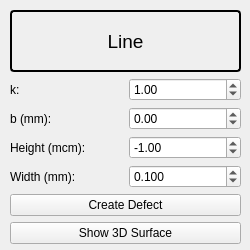
<?xml version="1.0" encoding="UTF-8"?>
<ui version="4.0">
 <class>Form</class>
 <widget class="QWidget" name="Form">
  <property name="geometry">
   <rect>
    <x>0</x>
    <y>0</y>
    <width>250</width>
    <height>250</height>
   </rect>
  </property>
  <property name="minimumSize">
   <size>
    <width>250</width>
    <height>250</height>
   </size>
  </property>
  <property name="maximumSize">
   <size>
    <width>250</width>
    <height>250</height>
   </size>
  </property>
  <property name="windowTitle">
   <string>Line</string>
  </property>
  <widget class="QWidget" name="layoutWidget">
   <property name="geometry">
    <rect>
     <x>10</x>
     <y>10</y>
     <width>231</width>
     <height>234</height>
    </rect>
   </property>
   <layout class="QVBoxLayout" name="verticalLayout_2">
    <item>
     <widget class="QLabel" name="label_7">
      <property name="font">
       <font>
        <pointsize>14</pointsize>
       </font>
      </property>
      <property name="styleSheet">
       <string notr="true">QLabel {
    border: 2px solid black;
    border-radius: 4px;
    padding: 2px;
}
</string>
      </property>
      <property name="text">
       <string>Line</string>
      </property>
      <property name="alignment">
       <set>Qt::AlignCenter</set>
      </property>
     </widget>
    </item>
    <item>
     <layout class="QGridLayout" name="gridLayout_2">
      <item row="2" column="0">
       <widget class="QLabel" name="label_9">
        <property name="toolTip">
         <string>Defect height</string>
        </property>
        <property name="text">
         <string>Height (mcm):</string>
        </property>
       </widget>
      </item>
      <item row="3" column="0">
       <widget class="QLabel" name="label_11">
        <property name="toolTip">
         <string>Defect width</string>
        </property>
        <property name="text">
         <string>Width (mm):</string>
        </property>
       </widget>
      </item>
      <item row="1" column="0">
       <widget class="QLabel" name="label_12">
        <property name="toolTip">
         <string>Shift of the function along the OY axis</string>
        </property>
        <property name="text">
         <string>b (mm):</string>
        </property>
       </widget>
      </item>
      <item row="0" column="1">
       <widget class="QDoubleSpinBox" name="line_stretching_edit">
        <property name="minimum">
         <double>-10.000000000000000</double>
        </property>
        <property name="maximum">
         <double>10.000000000000000</double>
        </property>
        <property name="singleStep">
         <double>0.500000000000000</double>
        </property>
        <property name="value">
         <double>1.000000000000000</double>
        </property>
       </widget>
      </item>
      <item row="1" column="1">
       <widget class="QDoubleSpinBox" name="line_shift_edit">
        <property name="minimum">
         <double>-0.200000000000000</double>
        </property>
        <property name="maximum">
         <double>0.200000000000000</double>
        </property>
        <property name="singleStep">
         <double>0.010000000000000</double>
        </property>
        <property name="value">
         <double>0.000000000000000</double>
        </property>
       </widget>
      </item>
      <item row="0" column="0">
       <widget class="QLabel" name="label_10">
        <property name="toolTip">
         <string>&lt;html&gt;&lt;head/&gt;&lt;body&gt;&lt;p&gt;Responsible for the approximation of the function to the axis OY&lt;/p&gt;&lt;p&gt;(Stretching)&lt;/p&gt;&lt;/body&gt;&lt;/html&gt;</string>
        </property>
        <property name="text">
         <string>k:</string>
        </property>
       </widget>
      </item>
      <item row="3" column="1">
       <widget class="QDoubleSpinBox" name="width_edit">
        <property name="decimals">
         <number>3</number>
        </property>
        <property name="minimum">
         <double>0.002000000000000</double>
        </property>
        <property name="maximum">
         <double>0.200000000000000</double>
        </property>
        <property name="singleStep">
         <double>0.010000000000000</double>
        </property>
        <property name="value">
         <double>0.100000000000000</double>
        </property>
       </widget>
      </item>
      <item row="2" column="1">
       <widget class="QDoubleSpinBox" name="height_edit">
        <property name="minimum">
         <double>-10.000000000000000</double>
        </property>
        <property name="maximum">
         <double>10.000000000000000</double>
        </property>
        <property name="value">
         <double>-1.000000000000000</double>
        </property>
       </widget>
      </item>
     </layout>
    </item>
    <item>
     <widget class="QPushButton" name="createDefect_button">
      <property name="text">
       <string>Create Defect</string>
      </property>
     </widget>
    </item>
    <item>
     <widget class="QPushButton" name="show_graph_button">
      <property name="text">
       <string>Show 3D Surface</string>
      </property>
     </widget>
    </item>
   </layout>
  </widget>
 </widget>
 <resources/>
 <connections/>
</ui>
